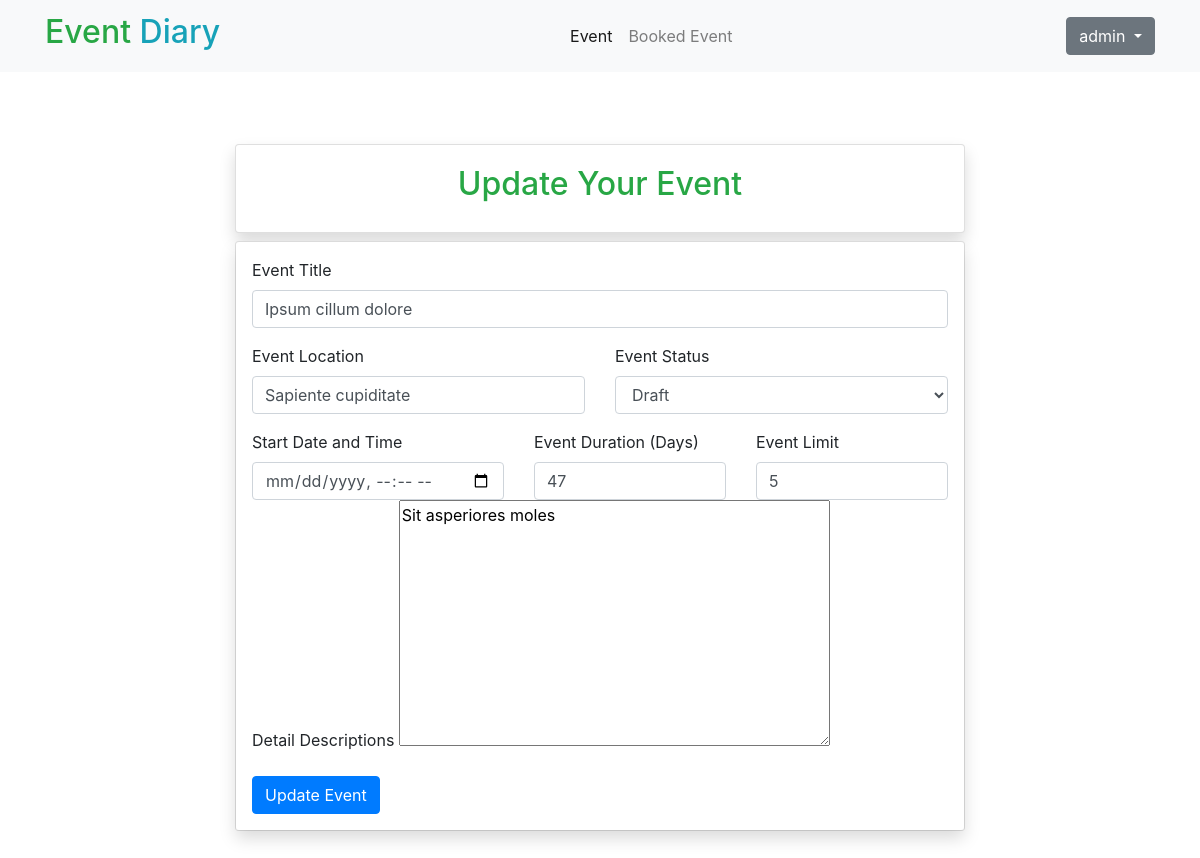
/event/1/update/ (signed in), run on the app's committed database.
### event/models.py (models this page shows, shortened)
class Event(models.Model):
    STATUS_CHOICES = (
        ('draft', 'Draft'),
        ('published', 'Published'),
        ('cancelled', 'Cancelled'),
        ('complete', 'Complete'),
    )
    title = models.CharField(max_length=200)
    category = models.ForeignKey(Category, on_delete=models.CASCADE, related_name='events')
    venue = models.TextField(max_length=100)
    description = RichTextField()
    date = models.DateTimeField(default=timezone.now())
    duration = models.IntegerField(default=1)
    status = models.CharField(max_length=10, choices=STATUS_CHOICES, default='draft')
    author = models.ForeignKey(User, on_delete=models.CASCADE)
    participants = models.ManyToManyField(User, related_name='participants', blank=True, null=True)
    limit = models.IntegerField(default=5)
    created = models.DateTimeField(auto_now_add=True)
    updated = models.DateTimeField(auto_now=True)
    class Meta:
        ordering = ['-created']

### event/views.py (the view, shortened to what this page needs)
# urls.py: path("event/<int:event_id>/update/", views.update_event, name="update_event"),
def update_event(request, event_id):
    event = Event.objects.get(id=event_id)
    form = EventForm(instance=event)
    if request.user !=  event.author:
        return redirect('home')
    context = {
        'event': event,
        'form':form
    }
    return render(request, 'event/update_form.html', context)

### event/forms.py
class EventForm(forms.ModelForm):
    class Meta:
        model = Event
        exclude = ('author','status', 'participants','category')

### templates/event/update_form.html (shortened to what this page needs)
{% extends 'base.html' %}
{% block content %}
{% include 'includes/navbar.html' %}
<div class="container">
    <div class="row my-5">
        <div class="col-md-8 my-3 mx-auto">
            <div class="card my-2 card-body shadow">
                <h2 class="text-center fw-bold text-success ">Update Your Event</h2>
            </div>
            <div class="card">
                <div class="card-body p-3 shadow">
                    <form action="{% url 'update_event' event.id %}" method="POST">
                        <div class="form-group">
                            <label for="id_title">Event Title</label>
                            <input type="text" name="title" value="{{event.title}}" id="id_title" class="form-control">
                        </div>
                        <div class="row">
                            <div class="col">
                                <div class="form-group">
                                    <label for="id_venue">Event Location</label>
                                    <input type="text" name="venue" value="{{event.venue}}" id="id_venue" class="form-control">
                                </div>
                            </div>
                            <div class="col">
                                <label for="id_status">Event Status</label>
                                <select name="status" id="id_status" class="form-control" required>
                                    <option value="draft">Draft</option>
                                </select>
                            </div>
                        </div>
                        <div class="row">
                            <div class="col">
                                <label for="id_date">Start Date and Time</label>
                                <input type="datetime-local" name="date"  id="id_date" class="form-control" required>
                            </div>
                            <div class="col">
                                <label for="id_duration">Event Duration (Days)</label>
                                <input type="number" name="duration" value="{{event.duration}}" id="id_duration" class="form-control">
                            </div>
                            <div class="col">
                                <label for="id_limit">Event Limit</label>
                                <input type="number" name="limit" value="{{event.limit}}" id="id_limit" class="form-control">
                            </div>
                        </div>
                        <div class="form-group">
                            <label for="id_description">Detail Descriptions</label>
                             {{form.description}}
                        </div>
                        <input type="submit" value="Update Event" class="btn btn-primary">
                    </form>
                </div>
            </div>
        </div>
    </div>
</div>
{% endblock %}

### templates/includes/navbar.html (shortened to what this page needs)
<nav class="navbar navbar-expand-lg navbar-light  bg-light">
    <div class="container">
        <a class="navbar-brand" href="#">
            <h2 class="">
                <span class="fw-bold fs-1 text-success">Event</span>
                <span class="text-info">Diary</span>
            </h2>
        </a>
        <div class="collapse navbar-collapse  d-flex justify-content-center" id="navbarSupportedContent">
            <ul class="navbar-nav me-auto mb-2 mb-lg-0 ">
                <li class="nav-item">
                    <a class="nav-link active" aria-current="page" href="{% url 'home' %}">Event</a>
                </li>
                {% if request.user.is_authenticated %}
                <li class="nav-item">
                    <a class="nav-link" href="{% url 'booked_event' %}">Booked Event</a>
                </li>
                {% endif %}
            </ul>
        </div>
        <div class="d-flex">
            {% if request.user.is_authenticated %}
            <div class="dropdown">
                <button class="btn btn-secondary dropdown-toggle" type="button" id="dropdownMenuButton1"
                    data-bs-toggle="dropdown" aria-expanded="false">
                    {{request.user.username}}
                </button>
            </div>
            {% else %}
            <a href="{% url 'login' %}" class="btn btn-info ">Login</a>
            {% endif %}
        </div>
    </div>
</nav>

### data on the page
Event: title "Ipsum cillum dolore", venue "Sapiente cupiditate", duration "47", limit "5", description "Sit asperiores moles"

### other printed values
{{ request.user.username }} "admin"
